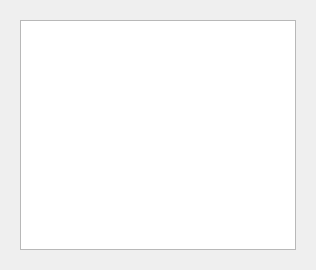
<?xml version="1.0" encoding="UTF-8"?>
<ui version="4.0">
 <class>fexpandmain_table_sub_cp_view</class>
 <widget class="QFrame" name="fexpandmain_table_sub_cp_view">
  <property name="geometry">
   <rect>
    <x>0</x>
    <y>0</y>
    <width>316</width>
    <height>270</height>
   </rect>
  </property>
  <property name="windowTitle">
   <string>Form</string>
  </property>
  <layout class="QVBoxLayout" name="verticalLayout">
   <item>
    <widget class="QStackedWidget" name="stackedWidget">
     <property name="currentIndex">
      <number>0</number>
     </property>
     <widget class="QWidget" name="page">
      <layout class="QVBoxLayout" name="verticalLayout_2">
       <item>
        <widget class="ftableview" name="tableView"/>
       </item>
      </layout>
     </widget>
     <widget class="QWidget" name="page_2">
      <layout class="QVBoxLayout" name="verticalLayout_3" stretch="0,1">
       <item>
        <layout class="QHBoxLayout" name="horizontalLayout">
         <item>
          <widget class="QLabel" name="label">
           <property name="text">
            <string>数量</string>
           </property>
          </widget>
         </item>
         <item>
          <widget class="QLineEdit" name="lineEdit"/>
         </item>
        </layout>
       </item>
       <item>
        <widget class="lds_key3x4" name="widget" native="true"/>
       </item>
      </layout>
     </widget>
    </widget>
   </item>
  </layout>
 </widget>
 <customwidgets>
  <customwidget>
   <class>ftableview</class>
   <extends>QTableView</extends>
   <header>ftableview.h</header>
  </customwidget>
  <customwidget>
   <class>lds_key3x4</class>
   <extends>QWidget</extends>
   <header>lds_key3x4.h</header>
   <container>1</container>
  </customwidget>
 </customwidgets>
 <resources/>
 <connections/>
</ui>
